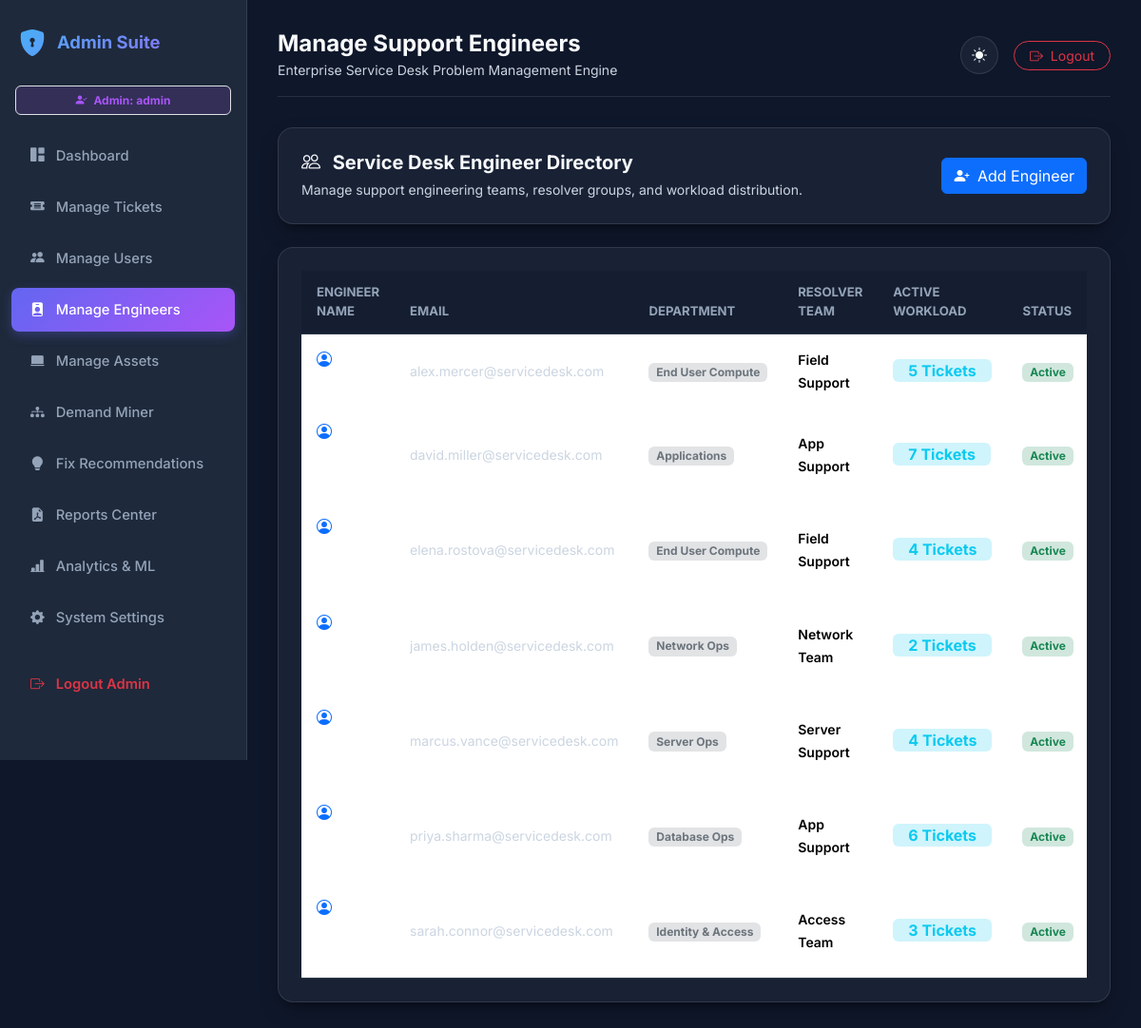
The page /admin/engineers (signed in) on the database its author committed.
### tables this page shows
CREATE TABLE engineers (
            engineer_id INTEGER PRIMARY KEY AUTOINCREMENT,
            name TEXT NOT NULL,
            email TEXT NOT NULL,
            department TEXT NOT NULL,
            resolver_team TEXT NOT NULL,
            status TEXT DEFAULT 'Active',
            active_tickets INTEGER DEFAULT 0
        );

### app.py (the view)
@app.route('/admin/engineers')
@admin_required
def admin_engineers():
    conn = get_db_connection()
    cursor = conn.cursor()
    cursor.execute("SELECT * FROM engineers ORDER BY name ASC")
    engineers = [dict(r) for r in cursor.fetchall()]
    conn.close()
    return render_template('admin_engineers.html', engineers=engineers)

### app.py (called while the page is built)
def get_active_workflow():
    conn = get_db_connection()
    cursor = conn.cursor()
    cursor.execute("SELECT value FROM system_config WHERE key = 'active_workflow'")
    row = cursor.fetchone()
    conn.close()
    return row['value'] if row else 'ai'

@app.context_processor
def inject_globals():
    return dict(active_workflow=get_active_workflow())

def admin_required(f):
    @wraps(f)
    def decorated_function(*args, **kwargs):
        if session.get('user_logged_in') and not session.get('admin_logged_in'):
            abort(403)
        if not session.get('admin_logged_in'):
            return redirect(url_for('admin_login', next=request.url))
        return f(*args, **kwargs)
    return decorated_function

### database.py (called while the page is built)
def get_db_connection():
    conn = sqlite3.connect(DB_PATH)
    conn.row_factory = sqlite3.Row
    return conn

### templates/admin_engineers.html (shortened to what this page needs)
{% extends 'admin_base.html' %}
{% set active_page = 'admin_engineers' %}
{% block page_title %}Manage Support Engineers{% endblock %}
{% block content %}
<div class="glass-card p-4 mb-4">
    <div class="d-flex justify-content-between align-items-center">
        <div>
            <h5 class="fw-bold mb-1"><i class="bi bi-people text-purple me-2"></i> Service Desk Engineer Directory</h5>
            <small class="text-muted">Manage support engineering teams, resolver groups, and workload distribution.</small>
        </div>
        <button class="btn btn-primary" data-bs-toggle="modal" data-bs-target="#addEngineerModal">
            <i class="bi bi-person-plus-fill me-1"></i> Add Engineer
        </button>
    </div>
</div>
<div class="glass-card p-4">
    <div class="table-responsive">
        <table class="table table-custom align-middle mb-0">
            <thead>
                <tr>
                    <th>Engineer Name</th>
                    <th>Email</th>
                    <th>Department</th>
                    <th>Resolver Team</th>
                    <th>Active Workload</th>
                    <th>Status</th>
                </tr>
            </thead>
            <tbody>
                {% for e in engineers %}
                <tr>
                    <td class="fw-bold text-white"><i class="bi bi-person-circle text-primary me-2"></i> {{ e.name }}</td>
                    <td><small class="text-muted">{{ e.email }}</small></td>
                    <td><span class="badge bg-secondary-subtle text-secondary">{{ e.department }}</span></td>
                    <td><small class="fw-semibold">{{ e.resolver_team }}</small></td>
                    <td>
                        <span class="badge bg-info-subtle text-info fs-6 px-3 py-1">{{ e.active_tickets }} Tickets</span>
                    </td>
                    <td><span class="badge bg-success-subtle text-success">Active</span></td>
                </tr>
                {% else %}
                <tr>
                    <td colspan="6" class="text-center py-4 text-muted">No engineers added.</td>
                </tr>
                {% endfor %}
            </tbody>
        </table>
    </div>
</div>
{% endblock %}

### static/css/style.css (style rules this page uses)
:root { --bg-primary: #0f172a; --bg-secondary: #1e293b; --bg-card: rgba(30, 41, 59, 0.7); --border-color: rgba(255, 255, 255, 0.1); --text-main: #f8fafc; --text-muted: #94a3b8; --accent-blue: #38bdf8; --accent-indigo: #6366f1; --accent-purple: #a855f7; --accent-green: #34d399; --accent-amber: #fbbf24; --accent-rose: #f43f5e; --shadow-main: 0 10px 25px -5px rgba(0, 0, 0, 0.3), 0 8px 10px -6px rgba(0, 0, 0, 0.3); }
body { background-color: var(--bg-primary); color: var(--text-main); font-family: 'Inter', system-ui, -apple-system, BlinkMacSystemFont, 'Segoe UI', Roboto, Oxygen, Ubuntu, Cantarell, sans-serif; min-height: 100vh; transition: background-color 0.3s ease, color 0.3s ease; }
.glass-card { background: var(--bg-card); backdrop-filter: blur(12px); -webkit-backdrop-filter: blur(12px); border: 1px solid var(--border-color); border-radius: 1rem; box-shadow: var(--shadow-main); transition: transform 0.2s ease, box-shadow 0.2s ease; }
.table-custom { color: var(--text-main); }
.table-custom th { background-color: rgba(15, 23, 42, 0.3); color: var(--text-muted); font-size: 0.82rem; text-transform: uppercase; border-bottom: 1px solid var(--border-color); padding: 0.85rem 1rem; }
.table-custom td { padding: 0.85rem 1rem; border-bottom: 1px solid var(--border-color); vertical-align: middle; }
[data-theme="dark"] .text-muted { color: #cbd5e1 !important; }

### rows shown on the page
engineers: email "alex.mercer@servicedesk.com", department "End User Compute", resolver_team "Field Support", active_tickets "5"
engineers: email "david.miller@servicedesk.com", department "Applications", resolver_team "App Support", active_tickets "7"
engineers: email "elena.rostova@servicedesk.com", department "End User Compute", resolver_team "Field Support", active_tickets "4"
engineers: email "james.holden@servicedesk.com", department "Network Ops", resolver_team "Network Team", active_tickets "2"
engineers: email "marcus.vance@servicedesk.com", department "Server Ops", resolver_team "Server Support", active_tickets "4"
engineers: email "priya.sharma@servicedesk.com", department "Database Ops", resolver_team "App Support", active_tickets "6"
engineers: email "sarah.connor@servicedesk.com", department "Identity & Access", resolver_team "Access Team", active_tickets "3"

### other values the page prints
{{ session.get('admin_username', 'admin') }} "admin"
